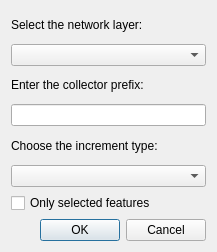
<?xml version="1.0" encoding="UTF-8"?>
<ui version="4.0">
 <class>CollectorPrefixDialog</class>
 <widget class="QDialog" name="CollectorPrefixDialog">
  <property name="geometry">
   <rect>
    <x>0</x>
    <y>0</y>
    <width>217</width>
    <height>252</height>
   </rect>
  </property>
  <property name="windowTitle">
   <string>Collector Prefix and Increment Type</string>
  </property>
  <layout class="QVBoxLayout" name="verticalLayout">
   <item>
    <widget class="QLabel" name="layer_label">
     <property name="text">
      <string>Select the network layer:</string>
     </property>
    </widget>
   </item>
   <item>
    <widget class="QgsMapLayerComboBox" name="layer_combo">
    </widget>
   </item>
   <item>
    <widget class="QLabel" name="prefix_label">
     <property name="text">
      <string>Enter the collector prefix:</string>
     </property>
    </widget>
   </item>
   <item>
    <widget class="QLineEdit" name="prefix_edit"/>
   </item>
   <item>
    <widget class="QLabel" name="increment_type_label">
     <property name="text">
      <string>Choose the increment type:</string>
     </property>
    </widget>
   </item>
   <item>
    <widget class="QComboBox" name="increment_type_combo"/>
   </item>
   <item>
    <widget class="QCheckBox" name="only_selected_check">
     <property name="text">
      <string>Only selected features</string>
     </property>
    </widget>
   </item>
   <item>
    <widget class="QDialogButtonBox" name="buttons">
     <property name="standardButtons">
      <set>QDialogButtonBox::Cancel|QDialogButtonBox::Ok</set>
     </property>
    </widget>
   </item>
  </layout>
 </widget>
 <customwidgets>
  <customwidget>
   <class>QgsMapLayerComboBox</class>
   <extends>QComboBox</extends>
   <header>qgsmaplayercombobox.h</header>
  </customwidget>
 </customwidgets>
 <resources/>
 <connections/>
</ui>
